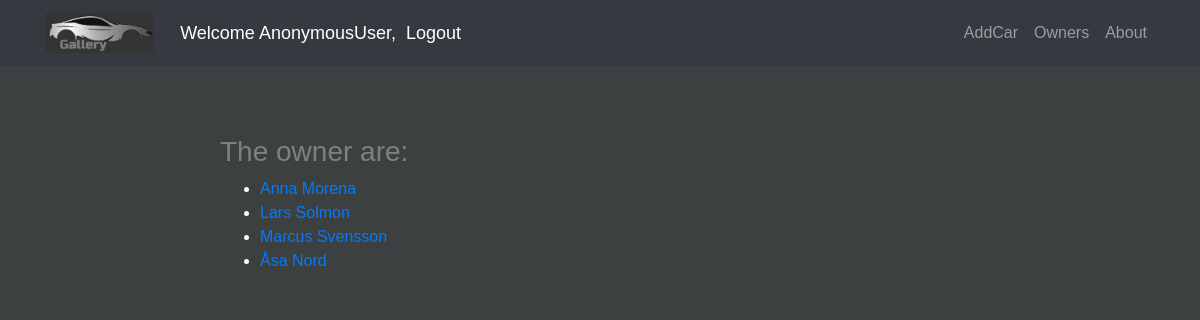
Screenshot of /cars/owners with the database file from the repository.
### cars/models.py (models this page shows, shortened)
class Owner(models.Model):
    name = models.CharField(max_length=50, help_text="Enter the full name")
    mobile = models.IntegerField(default='0731111111')

### cars/views.py (the view)
# urls.py: path('owners', views.owner_list, name="owners"),
def owner_list(request):
    return render(request, "cars/list_of_owners.html", {"owner_ob": Owner.objects.all()})

### cars/templates/cars/list_of_owners.html (shortened to what this page needs)
{% extends "base.html" %}
{% block content %}
<div style="margin: auto; width:80%; padding:100px;color:white;">
    <h3 style="color:gray;"> The owner are:</h3>
    <ul>
        {% for owner in owner_ob %}
        <li>
        <a href="{% url 'o_cars' owner.id %}">
            {{ owner.name}}
        </a>
        </li>
        {% endfor %}
    </ul>
</div>
{% endblock %}

### website/static/website/style.css (style rules this page uses)
body { font-family:sans-serif; color: gray; margin-top: 35px; }
html { margin: 0; padding: 0; height: 100%; background: #3C4040 !important; }

### cars/templates/cars/list_of_owners.html (style rules this page uses)
html { margin: 0; padding: 0; height: 100%; background: #3C4040 !important; }
body { background: #3C4040 !important; font-family:sans-serif; color: gray; margin-top: 35px; }

### rows the page displays
Owner: name "Anna Morena"
Owner: name "Lars Solmon"
Owner: name "Marcus Svensson"
Owner: name "Åsa Nord"

### other values shown
{{ request.user }} "AnonymousUser"
